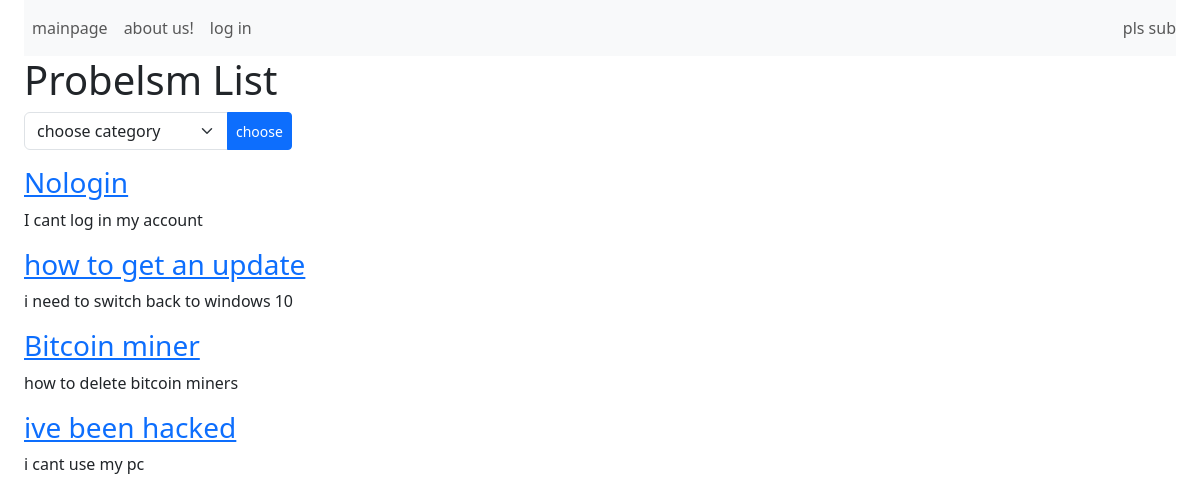
The page / on the database its author committed.
### bookingapp/models.py (models this page shows, shortened)
class Problem(models.Model):
    nameofproblem = models.CharField(max_length = 20)
    descriptionofproblem = models.CharField(max_length = 200)
    cgcs = [('windows', 'Windows'), ('account', 'Account'), ('connection', 'Connection lost'), ('updates', 'Updates'), ('virus', 'Virus'), ('other', 'Others')]
    categoryofproblem = models.CharField(max_length = 13, choices = cgcs )

### bookingapp/views.py (the view)
# urls.py: path('', views.problemslist, name = 'problemslist'),
def problemslist(request):
    problems = Problem.objects.all()
    if request.method == 'POST':
        category = request.POST.get('category')
        problems = problems.filter(categoryofproblem = category)
    context = {'problems' : problems}
    return render(request = request, template_name = 'problems_list.html', context = context)

### templates/problems_list.html (shortened to what this page needs)
{% extends 'base.html' %}
{% block content %}
<h1>Probelsm List</h1>
    <form method = 'post' action = '{% url "problemslist" %}'>
        <div class="input-group mb-3 " style = "width: fit-content;">
        <select name = 'category' class="form-select w-auto" >
            <option value = ''>choose category</option>
        </select>
        <button type = "submit" class = "btn btn-primary btn-sm" >choose</button>
        </div>
    </form>
    {% for e in problems %}
    <h3><a href = '{% url "bm" %}?problemid={{e.id}} '>{{ e.nameofproblem }}</a></h3>
    <p>{{ e.descriptionofproblem  }}</p>
    {% endfor %}
{% endblock %}

### rows shown on the page
Problem: nameofproblem "Nologin", descriptionofproblem "I cant log in my account"
Problem: nameofproblem "how to get an update", descriptionofproblem "i need to switch back to windows 10"
Problem: nameofproblem "Bitcoin miner", descriptionofproblem "how to delete bitcoin miners"
Problem: nameofproblem "ive been hacked", descriptionofproblem "i cant use my pc"
